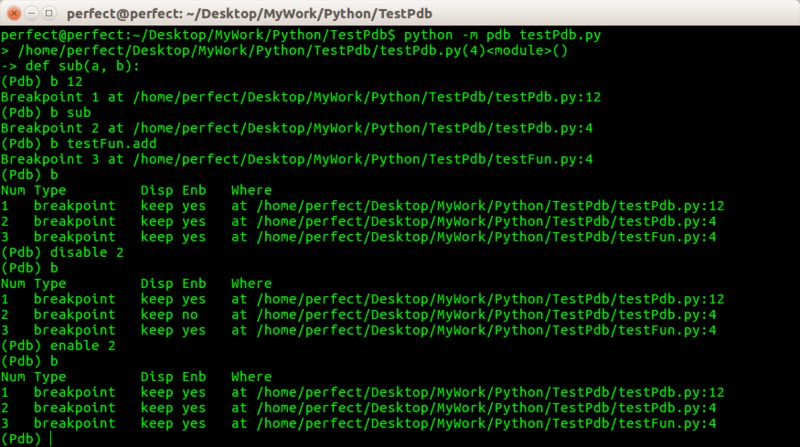
#> input picture data/timg.jpeg, 800 x 447 px, found by its file name
$ python test06.py
#> lines starting #> are read from the running program, lines starting #| are printed output that depends on the picture
from __future__ import print_function

from PIL import Image, ImageFilter

im = Image.open('../data/timg.jpeg')
#> im is the input picture: PIL image 800x447 RGB; mean R, G, B 17.6, 33, 17.2
print(im.format, im.size, im.mode)
#| JPEG (800, 447) RGB
im2 = im.filter(ImageFilter.BLUR)
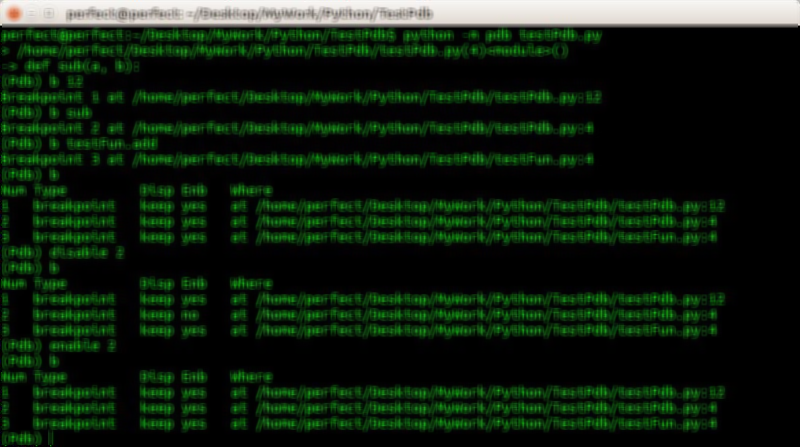
#> im2: PIL image 800x447 RGB; mean R, G, B 17.6, 33, 17.2
im.show()
im2.show()
